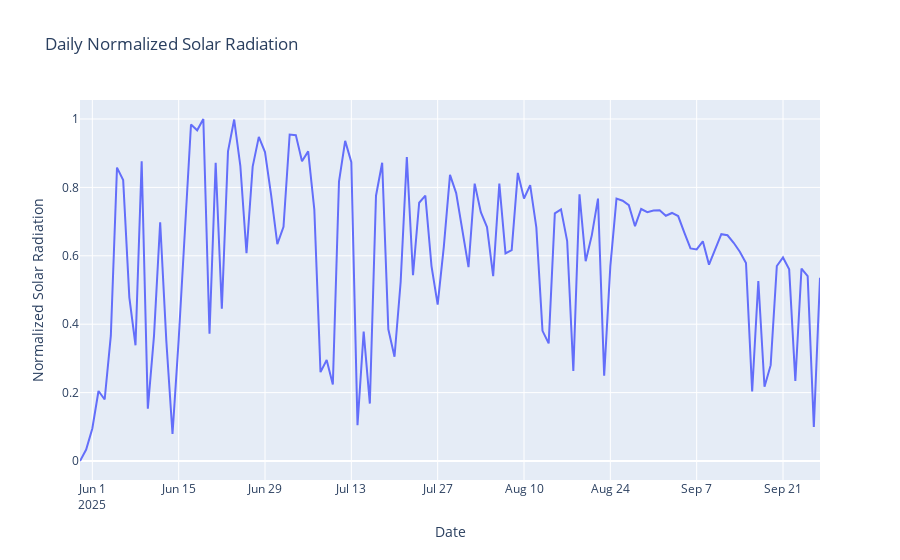

The code cell stored with this chart in its notebook:
### Code cell
fig = px.line(df_nasa, x=df_nasa.index, y='solar_rad_kWh_norm', title='Daily Normalized Solar Radiation', labels={'solar_rad_kWh_norm': 'Normalized Solar Radiation', 'date': 'Date'}, hover_data=['T2M_MAX_F'])
fig.show()
